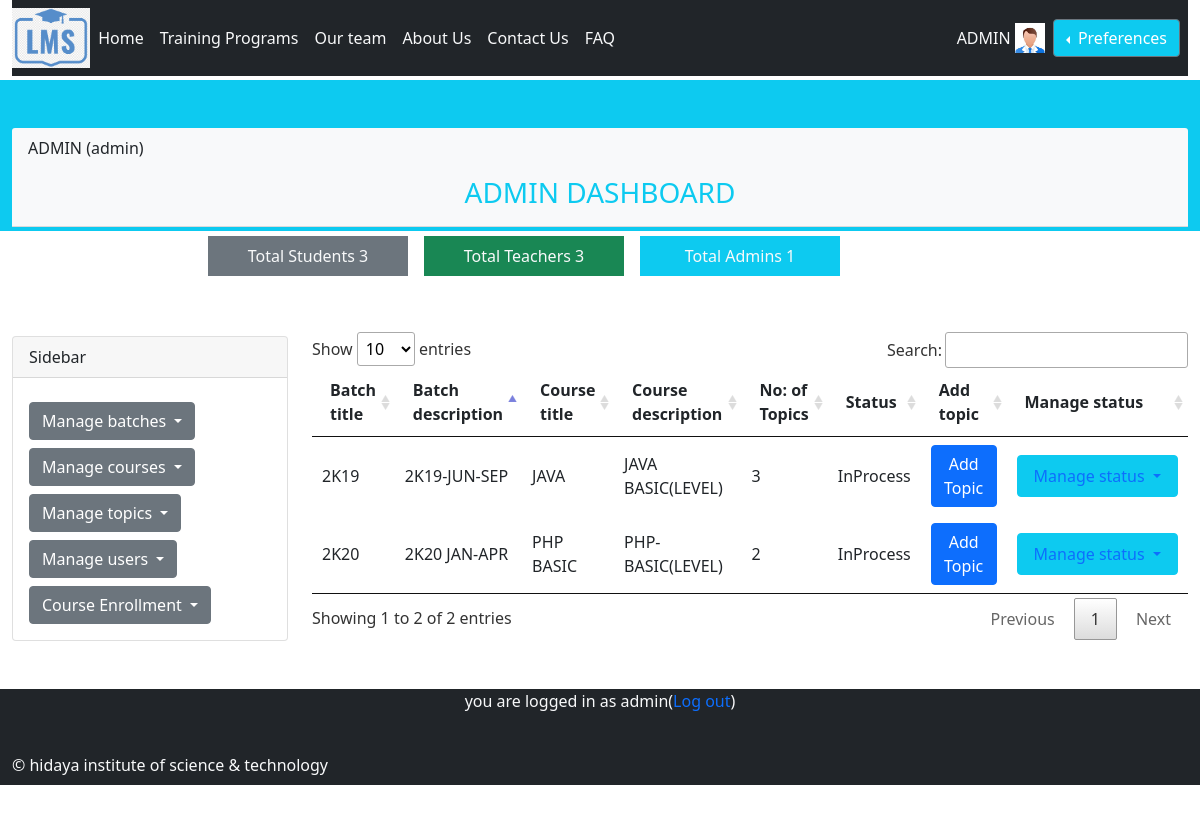
The page /admin/show_batch_course.php (signed in) on the database its author committed.
### tables this page shows
CREATE TABLE `batch_course` (
  `batch_course_id` int(11) NOT NULL AUTO_INCREMENT,
  `batch_id` int(11) DEFAULT NULL,
  `course_id` int(11) DEFAULT NULL,
  `status_id` int(11) DEFAULT 1,
  `number_of_topics` int(11) DEFAULT NULL,
  `created_at` datetime DEFAULT NULL,
  `updated_at` datetime DEFAULT NULL,
  PRIMARY KEY (`batch_course_id`),
  KEY `batch_id` (`batch_id`),
  KEY `course_id` (`course_id`),
  CONSTRAINT `batch_course_ibfk_1` FOREIGN KEY (`batch_id`) REFERENCES `batches` (`batch_id`) ON DELETE CASCADE ON UPDATE CASCADE,
  CONSTRAINT `batch_course_ibfk_2` FOREIGN KEY (`course_id`) REFERENCES `courses` (`course_id`) ON DELETE CASCADE ON UPDATE CASCADE
);

CREATE TABLE `batches` (
  `batch_id` int(11) NOT NULL AUTO_INCREMENT,
  `status_id` int(11) DEFAULT 6,
  `batch_title` varchar(100) DEFAULT NULL,
  `batch_description` text DEFAULT NULL,
  `batch_start_date` date DEFAULT NULL,
  `batch_end_date` date DEFAULT NULL,
  `created_at` datetime DEFAULT NULL,
  `updated_at` datetime DEFAULT NULL,
  PRIMARY KEY (`batch_id`)
);

CREATE TABLE `courses` (
  `course_id` int(11) NOT NULL AUTO_INCREMENT,
  `status_id` int(11) DEFAULT 1,
  `course_title` varchar(100) DEFAULT NULL,
  `course_description` text DEFAULT NULL,
  `created_at` datetime DEFAULT NULL ON UPDATE current_timestamp(),
  `updated_at` datetime DEFAULT NULL,
  PRIMARY KEY (`course_id`),
  KEY `status_id` (`status_id`)
);

CREATE TABLE `status` (
  `status_id` int(11) NOT NULL AUTO_INCREMENT,
  `status` enum('Active','InActive','Enrolled','Disenrolled','InProcess','Completed','Terminated') DEFAULT NULL,
  `created_at` datetime DEFAULT NULL,
  `updated_at` datetime DEFAULT NULL,
  PRIMARY KEY (`status_id`)
);

### database/database_library.php (called while the page is built, shortened)
<?php
class database_library implements db_settings{
protected $hostname    	= "localhost";
protected $username    	= "root";
protected $password    	= "";
protected $dbname    	= "learning_management_system";
protected $connection 	= null;
		public function __construct(){
		$this->connection = mysqli_connect($this->hostname, $this->username, $this->password, $this->dbname);
				?>
				<?php
		}
		public function count_students(){
			$this->query = "SELECT COUNT('user_id') AS NUMBER_OF_STUDENTS FROM users,roles,user_role WHERE
	 	users.user_id = user_role.`user_id` AND roles.role_id = user_role.`role_id`
	 	AND roles.role_type = 'student'";
			return $this->result = mysqli_query($this->connection,$this->query);
		}
				public function count_teachers(){
			$this->query = "SELECT COUNT('user_id') AS NUMBER_OF_TEACHERS FROM users,roles,user_role WHERE
	 		users.user_id = user_role.user_id AND roles.role_id = user_role.role_id
	 		AND roles.role_type = 'teacher'";
			return $this->result = mysqli_query($this->connection,$this->query);
		}
				public function count_admins(){
			$this->query = "SELECT COUNT('user_id') AS NUMBER_OF_ADMINS FROM users,roles,user_role WHERE
	 		users.user_id = user_role.user_id AND roles.role_id = user_role.role_id
	 		AND roles.role_type = 'admin'";
			return $this->result = mysqli_query($this->connection,$this->query);
		}
		public function count_topics($batch_course_id){
			$this->query = "SELECT COUNT(topic_id) number_of_topics FROM batch_course_topic WHERE batch_course_id = '".$batch_course_id."'
			";
			return $this->result = mysqli_query($this->connection,$this->query);
		}
		public function show_batch_course(){
		$this->query = " SELECT * FROM batches
		INNER JOIN batch_course INNER JOIN courses
		INNER JOIN STATUS
 		ON batches.`batch_id` = batch_course.`batch_id`
 		AND batch_course.`course_id` = courses.`course_id`
 		AND status.status_id = batch_course.`status_id`;
 		";
 		return $this->result = mysqli_query($this->connection,$this->query);
		}
}

### admin/show_batch_course.php (the view, shortened to what this page needs)
 <?php
require_once("../database/database_library.php");
if (!($_SESSION['user']['role_type']=="admin")) {
    session_destroy();
    header("location:../login.php?class=danger&msg=Unauthorized access");
}
else{
require_once("../general/general_library.php");
$dobj = new database_library();
    ?>
                <div class="row mb-5" style="height:100px">
        <div class="col-12 bg-info" style="">
            <div class="card-header bg-light mt-5 mb-1">
                <p><?php echo strtoupper($_SESSION['user']['first_name']." ".$_SESSION['user']['last_name'])."(".$_SESSION['user']['role_type'].")"; ?></p>
                <h3 class="text-info" style="text-align: center;">ADMIN DASHBOARD</h3>
            </div>
        </div>
    </div>
    <div class="row">
        <div class="col-2"></div>
        <div class="col-2 p-2 m-2 bg-secondary text-light text-center">Total Students <?php $count_student = mysqli_fetch_assoc($student = $dobj->count_students());
        		echo $count_student['NUMBER_OF_STUDENTS'];
    			?></div>
        <div class="col-2 p-2 m-2 bg-success text-light text-center">Total Teachers <?php  $count_teacher =  mysqli_fetch_assoc($teacher = $dobj->count_teachers()) ;
        		echo $count_teacher['NUMBER_OF_TEACHERS']
    			?></div>
        <div class="col-2 p-2 m-2 bg-info text-light text-center">Total Admins <?php  $count_admin = mysqli_fetch_assoc($admin = $dobj->count_admins());
        		echo $count_admin['NUMBER_OF_ADMINS']
    			?>
                </div>
        <div class="col-2"></div>
    </div>
    <div class="row mt-5">
        <div class="col-3 mt-1">
        </div>
                <div class="col-9" id="registration">
			<?php
			$resultbatch_course = $dobj->show_batch_course();
			if($resultbatch_course->num_rows){
			?>
 <table id="myTable"  width="100%" class=“display” data-page-length="10" data-order="[[ 1, &quot;asc&quot; ]]">
                <thead>
                <tr>
            <th scope="col">Batch title</th>
            <th scope="col">Batch description</th>
            <th scope="col">Course title</th>
            <th scope="col">Course description</th>
            <th scope="col">No: of Topics</th>
            <th scope="col">Status</th>
             <th scope="col">Add topic</th>
            <th scope="col">Manage status</th>
        	</tr>
                </thead>
                <tbody>
            <?php
				while($batch_course = mysqli_fetch_assoc($resultbatch_course)){
                    ?>
                                    <tr>
                     <td> <?php  echo $batch_course['batch_title']; ?></td>
                     <td> <?php echo $batch_course['batch_description']; ?></td>
                     <td> <?php  echo $batch_course['course_title']; ?></td>
                     <td> <?php echo $batch_course['course_description']; ?></td>
                     <td> <?php
                        $no_of_topics  = $dobj->count_topics($batch_course['batch_course_id']);
                        $number_of_topics = mysqli_fetch_assoc($no_of_topics);
                     echo $number_of_topics['number_of_topics'];
                        ?>
                     </td>
                    <td> <?php echo $batch_course['status']; ?> </td>
                    <td><button type="button" class="btn btn-primary" data-bs-toggle="modal" data-bs-target="#exampleModal<?php echo $batch_course['batch_course_id'];?>" data-bs-whatever="@mdo">Add Topic</button>
                    </td>
                    <td>
                        <div class="dropdown">
                        <button class="nav-link btn btn-info dropdown-toggle" type="button" id="dropdownMenuButton1" data-bs-toggle="dropdown" aria-expanded="false">
                        Manage status
                        </button>
                    </div>
                    </td>
				</tr>
 		<?php
				}
			}
				 ?>
                </tbody>
			</table>
                </div>
        </div>
<div class="row">
    <div class="col-12 bottom bg-dark text-light mt-5" style="height: 6rem;">
        <p class="text-center">
            <?php
            if (isset($_SESSION['user'])) {
            echo "you are logged in as ".$_SESSION['user']['role_type'] ."(<a href='../logout.php?action=logout' style='text-decoration:none'onclick='return logout()'>Log out</a>)";
            } else{
            echo "You are not logged in";
            }
        ?>
        </p>
    <p>&copy; hidaya institute of science & technology</p>
    </div>
</div>
<?php
}
 ?>

### rows shown on the page
batch_course: batch.batch_title "2K20", batch.batch_description "2K20 JAN-APR", course.course_title "PHP BASIC", course.course_description "PHP-BASIC(LEVEL)", number_of_topics "2", status.status "InProcess"
batch_course: batch.batch_title "2K19", batch.batch_description "2K19-JUN-SEP", course.course_title "JAVA", course.course_description "JAVA BASIC(LEVEL)", number_of_topics "3", status.status "InProcess"

### other values the page prints
$_SESSION['user']['first_name'] "ADMIN"
$_SESSION['user']['first_name']." ".$_SESSION['user']['last_name'] "ADMIN"
$_SESSION['user']['role_type'] "admin"
$count_student['NUMBER_OF_STUDENTS'] "3"
$count_teacher['NUMBER_OF_TEACHERS'] "3"
$count_admin['NUMBER_OF_ADMINS'] "1"
